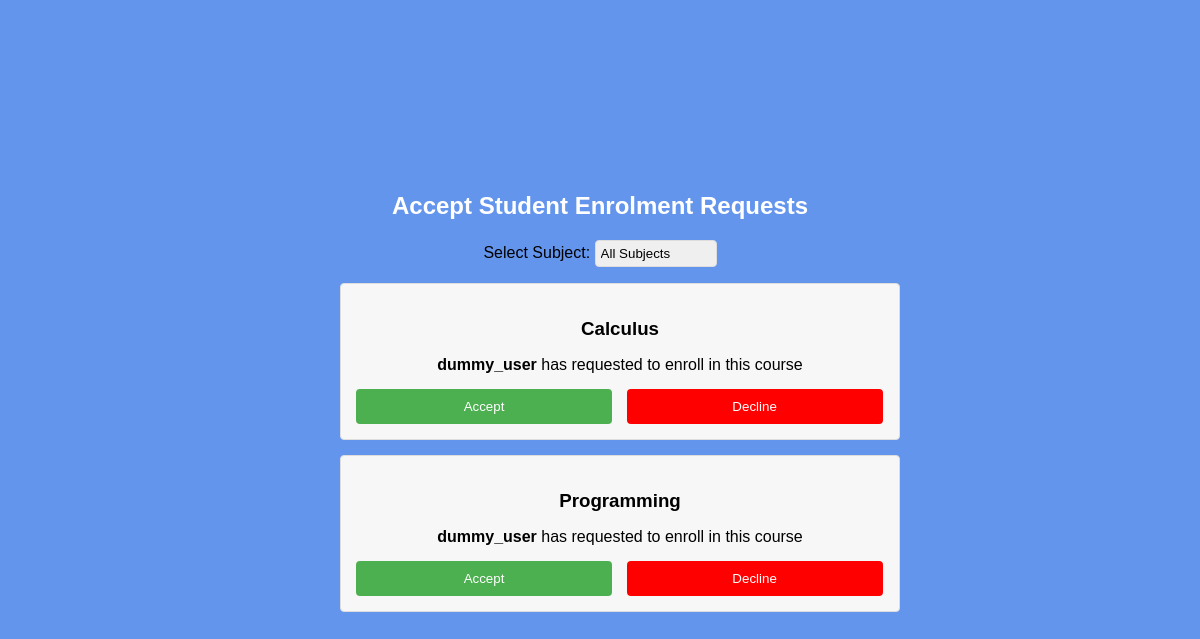
The page /requests on the database as committed earlier.
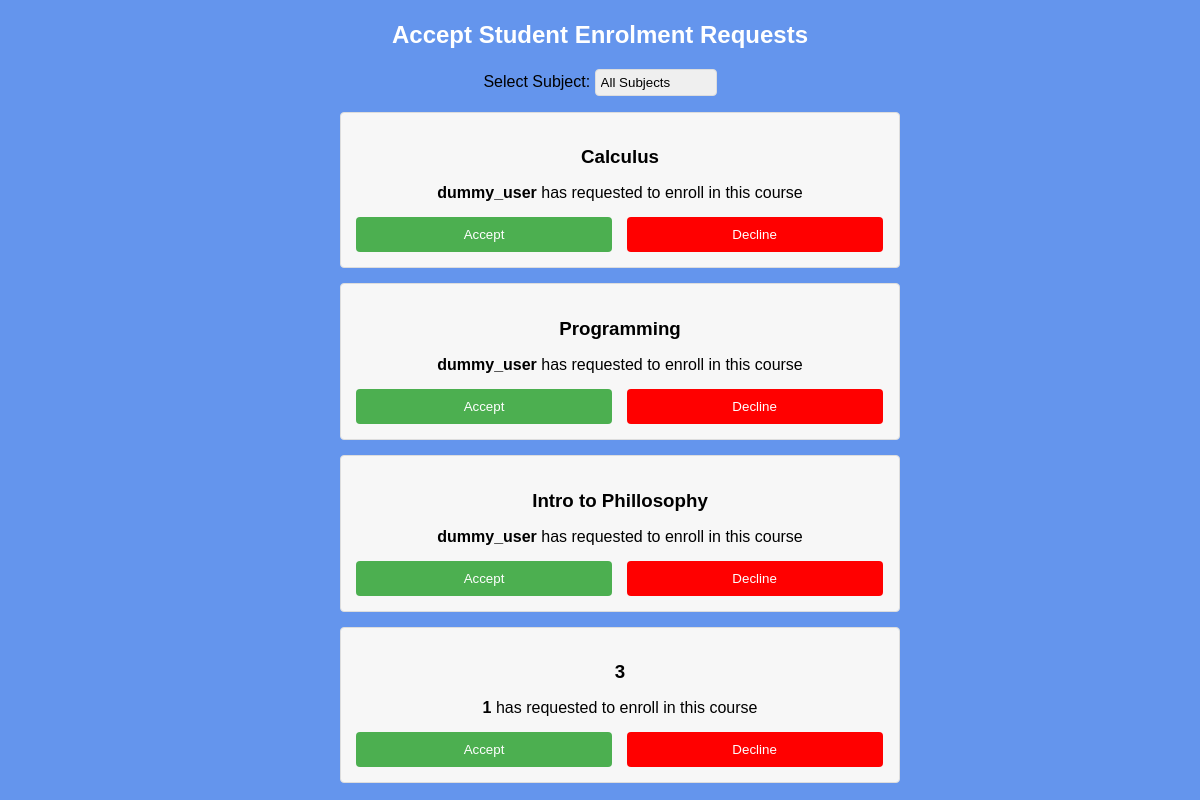
The same page on the database as committed later.
### website/models.py (models this page shows)
class Request(db.Model, UserMixin):
    __tablename__ = 'requests'
    id=db.Column(db.Integer, primary_key=True)
    user_id = db.Column(db.Integer, db.ForeignKey('users.id'))
    course_id = db.Column(db.Integer, db.ForeignKey('courses.id'))

### website/views.py (the view)
@views.route('/requests')
def display_requests():
    requests = Request.query.all()
    return render_template('acceptCourse.html', requests=requests)

### website/templates/acceptCourse.html (shortened to what this page needs)
<!DOCTYPE html>
<html lang="en">
<head>
  <link rel="stylesheet" href="../static/css/acceptIntoCourse.css">
</head>
<body>
  <div class="header">
    <h2>Accept Student Enrolment Requests</h2>
  </div>
  <div class="subjectSelection">
    <label for="subjectFilter">Select Subject: </label>
    <select id="subjectFilter" onchange="filterRequests()">
      <option value="All Subjects">All Subjects</option>
    </select>
  </div>
  <div class="requestContainer">
    <ul>
      {% for request in requests %}
      <li>
        <div class="request">
          <h3>{{ request.course_id }}</h3>
          <p><strong>{{ request.user_id }}</strong> has requested to enroll in this course</p>
          <form method="POST" action="{{ url_for('views.acceptRequest') }}" class="req-action-form">
            <input type="submit" class="acceptButton" value="Accept">
          </form>
          <form method="POST" action="{{ url_for('views.declineRequest') }}" class="req-action-form">
            <input type="submit" class="declineButton" value="Decline">
          </form>
        </div>
      </li>
      {% endfor %}
    </ul>
  </div>
</body>
</html>

### website/static/css/AcceptIntoCourse.css (style rules this page uses)
body { font-family: 'Arial', sans-serif; margin: 0; padding: 0; background-color: #6495ED; display: flex; justify-content: center; align-items: center; height: 100vh; flex-direction: column; }
.header h2 { color: #FFF; margin-bottom: 20px; text-align: center; }
.request h3 { color: #000; margin-bottom: 10px; text-align: center; }
ul { list-style-type: none; }
.requestContainer { width: 100%; max-width: 600px; }
.request { background: #F7F7F7; border: 1px solid #DDD; padding: 15px; margin-bottom: 15px; border-radius: 4px; }
.request p { margin-bottom: 15px; text-align: center; }
.acceptButton, .declineButton { padding: 10px 15px; width: 48.5%; border: none; border-radius: 4px; cursor: pointer; }
select { appearance: none; padding: 5px; border: 1px solid #ddd; border-radius: 4px; box-sizing: border-box; }
.acceptButton { background-color: #4CAF50; margin-right: 10px; color: white; }
.declineButton { background-color: #F00; color: white; }
.req-action-form { display: inline; }

Rows that differ between the two databases and show on the page:
added Request: course_id "Intro to Phillosophy", user_id "dummy_user"
added Request: course_id "3", user_id "1"
